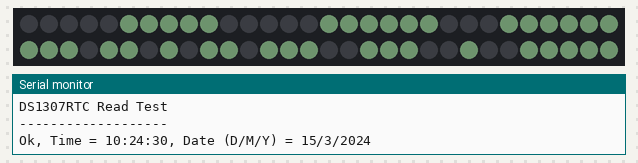
Bench run of a sketch on a simulated Arduino Uno, built with avr-gcc and run on an emulated ATmega328P. Parts: 60 RGB LEDs in strip order, left to right, continuing on the next row, the last lines printed to the serial monitor. Dim RGB values are drawn brighter than linear; the local clock reads 2024-03-15 10:24:30 at power-on unless the sketch sets it; random numbers use the default seed unless the sketch sets one.

Above: at 0.3 s.
At 60.5 s:
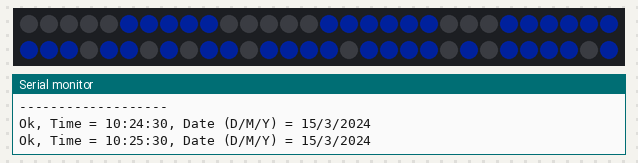
At 120.6 s:
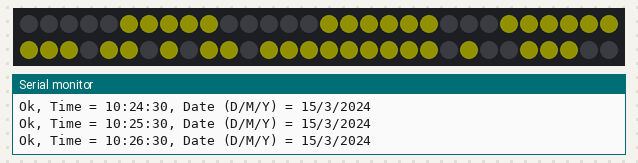

Measured:
- what the display in image 0 shows lasts 60.2 s, from 0.2 s to 60.4 s

The sketch:

neopixel_clock.ino
```cpp
// (licence header left out)
#include <Adafruit_NeoPixel.h>
#include <avr/power.h>

//needed for RTC
#include <DS1307RTC.h>
#include <Time.h>
#include <Wire.h> //I2C library

// Which pin on the Arduino is connected to the NeoPixels?
#define PIN            6

// How many NeoPixels are attached to the Arduino?
#define NUMPIXELS      60

// When we setup the NeoPixel library, we tell it how many pixels, and which pin to use to send signals.
Adafruit_NeoPixel pixels = Adafruit_NeoPixel(NUMPIXELS, PIN, NEO_GRB + NEO_KHZ800);


void setup()
{
  randomSeed(analogRead(0)); // Random seed using "random" value from A0
  pixels.begin(); // This initializes the NeoPixel library.
    Serial.begin(9600);
      //while (!Serial) ; // wait for serial
  delay(200);
  Serial.println("DS1307RTC Read Test");
  Serial.println("-------------------");

}

void loop()
{

  // For a set of NeoPixels the first NeoPixel is 0, second is 1, all the way up to the count of pixels minus one.
//initialize clock
  tmElements_t tm;

     while (1)
    {

      //read clock
      RTC.read(tm);

      //test code for clock

    if (RTC.read(tm)) {
      Serial.print("Ok, Time = ");
      print2digits(tm.Hour);
      Serial.write(':');
      print2digits(tm.Minute);
      Serial.write(':');
      print2digits(tm.Second);
      Serial.print(", Date (D/M/Y) = ");
      Serial.print(tm.Day);
      Serial.write('/');
      Serial.print(tm.Month);
      Serial.write('/');
      Serial.print(tmYearToCalendar(tm.Year));
      Serial.println();
    } else {
      if (RTC.chipPresent()) {
        Serial.println("The DS1307 is stopped.  Please run the SetTime");
        Serial.println("example to initialize the time and begin running.");
        Serial.println();
      } else {
        Serial.println("DS1307 read error!  Please check the circuitry.");
        Serial.println();
      }
    }
     print_time (tm.Hour,tm.Minute,random(30),random(30),random(30));

   /* test code
    for (int i=0; i<24;i++)
    {
     for (int x=0;x<60;x++)
     {
            print_time (i,x,random(30),random(30),random(30));
           // delay (50);
     }
    }
    */


     delay (60000);
     turn_all_off();

}
}

int drawNumber (int number,int place, int red, int green, int blue)
{
int i= (place *15);
switch (number){
 case 0:
 pixels.setPixelColor(i+0, pixels.Color( red, green, blue));
 pixels.setPixelColor(i+1, pixels.Color( red, green, blue));
 pixels.setPixelColor(i+2, pixels.Color( red, green, blue));
 pixels.setPixelColor(i+3, pixels.Color( red, green, blue));
 pixels.setPixelColor(i+4, pixels.Color( red, green, blue));

 pixels.setPixelColor(i+5, pixels.Color( red, green, blue));
 pixels.setPixelColor(i+6, pixels.Color(0,0,0));
 pixels.setPixelColor(i+7, pixels.Color(0,0,0));
 pixels.setPixelColor(i+8, pixels.Color(0,0,0));
 pixels.setPixelColor(i+9, pixels.Color( red, green, blue));

 pixels.setPixelColor(i+10, pixels.Color( red, green, blue));
 pixels.setPixelColor(i+11, pixels.Color( red, green, blue));
 pixels.setPixelColor(i+12, pixels.Color( red, green, blue));
 pixels.setPixelColor(i+13, pixels.Color( red, green, blue));
 pixels.setPixelColor(i+14, pixels.Color( red, green, blue));

 pixels.show();
break ;

 case 1:
// ykkönen
 pixels.setPixelColor(i+0, pixels.Color(0,0,0));
 pixels.setPixelColor(i+1, pixels.Color(0,0,0));
 pixels.setPixelColor(i+2, pixels.Color(0,0,0));
 pixels.setPixelColor(i+3, pixels.Color(0,0,0));
 pixels.setPixelColor(i+4, pixels.Color(0,0,0));

 pixels.setPixelColor(i+5, pixels.Color(red, green, blue));
 pixels.setPixelColor(i+6, pixels.Color(red, green, blue));
 pixels.setPixelColor(i+7, pixels.Color(red, green, blue));
 pixels.setPixelColor(i+8, pixels.Color(red, green, blue));
 pixels.setPixelColor(i+9, pixels.Color(red, green, blue));

 pixels.setPixelColor(i+10, pixels.Color(0,0,0));
 pixels.setPixelColor(i+11, pixels.Color(0,0,0));
 pixels.setPixelColor(i+12, pixels.Color(0,0,0));
 pixels.setPixelColor(i+13, pixels.Color(0,0,0));
 pixels.setPixelColor(i+14, pixels.Color(0,0,0));

 pixels.show();
break ;

case 2:
 pixels.setPixelColor(i+0, pixels.Color(red, green, blue));
 pixels.setPixelColor(i+1, pixels.Color(red, green, blue));
 pixels.setPixelColor(i+2, pixels.Color(red, green, blue));
 pixels.setPixelColor(i+3, pixels.Color(0,0,0));
 pixels.setPixelColor(i+4, pixels.Color(red, green, blue));

 pixels.setPixelColor(i+5, pixels.Color(red, green, blue));
 pixels.setPixelColor(i+6, pixels.Color(0,0,0));
 pixels.setPixelColor(i+7, pixels.Color(red, green, blue));
 pixels.setPixelColor(i+8, pixels.Color(0,0,0));
 pixels.setPixelColor(i+9, pixels.Color(red, green, blue));

 pixels.setPixelColor(i+10, pixels.Color(red, green, blue));
 pixels.setPixelColor(i+11, pixels.Color(0,0,0));
 pixels.setPixelColor(i+12, pixels.Color(red, green, blue));
 pixels.setPixelColor(i+13, pixels.Color(red, green, blue));
 pixels.setPixelColor(i+14, pixels.Color(red, green, blue));

pixels.show();
break;

case 3:
 pixels.setPixelColor(i+0, pixels.Color(red, green, blue));
 pixels.setPixelColor(i+1, pixels.Color(0,0,0));
 pixels.setPixelColor(i+2, pixels.Color(red, green, blue));
 pixels.setPixelColor(i+3, pixels.Color(0,0,0));
 pixels.setPixelColor(i+4, pixels.Color(red, green, blue));

 pixels.setPixelColor(i+5, pixels.Color(red, green, blue));
 pixels.setPixelColor(i+6, pixels.Color(0,0,0));
 pixels.setPixelColor(i+7, pixels.Color(red, green, blue));
 pixels.setPixelColor(i+8, pixels.Color(0,0,0));
 pixels.setPixelColor(i+9, pixels.Color(red, green, blue));

 pixels.setPixelColor(i+10, pixels.Color(red, green, blue));
 pixels.setPixelColor(i+11, pixels.Color(red, green, blue));
 pixels.setPixelColor(i+12, pixels.Color(red, green, blue));
 pixels.setPixelColor(i+13, pixels.Color(red, green, blue));
 pixels.setPixelColor(i+14, pixels.Color(red, green, blue));

pixels.show();
break;


case 4:
 pixels.setPixelColor(i+0, pixels.Color(0,0,0));
 pixels.setPixelColor(i+1, pixels.Color(0,0,0));
 pixels.setPixelColor(i+2, pixels.Color(red, green, blue));
 pixels.setPixelColor(i+3, pixels.Color(red, green, blue));
 pixels.setPixelColor(i+4, pixels.Color(red, green, blue));

 pixels.setPixelColor(i+5, pixels.Color(0,0,0));
 pixels.setPixelColor(i+6, pixels.Color(0,0,0));
 pixels.setPixelColor(i+7, pixels.Color(red, green, blue));
 pixels.setPixelColor(i+8, pixels.Color(0,0,0));
 pixels.setPixelColor(i+9, pixels.Color(0,0,0));

 pixels.setPixelColor(i+10, pixels.Color(red, green, blue));
 pixels.setPixelColor(i+11, pixels.Color(red, green, blue));
 pixels.setPixelColor(i+12, pixels.Color(red, green, blue));
 pixels.setPixelColor(i+13, pixels.Color(red, green, blue));
 pixels.setPixelColor(i+14, pixels.Color(red, green, blue));

pixels.show();
break;


case 5:
 pixels.setPixelColor(i+0, pixels.Color(red, green, blue));
 pixels.setPixelColor(i+1, pixels.Color(0,0,0));
 pixels.setPixelColor(i+2, pixels.Color(red, green, blue));
 pixels.setPixelColor(i+3, pixels.Color(red, green, blue));
 pixels.setPixelColor(i+4, pixels.Color(red, green, blue));

 pixels.setPixelColor(i+5, pixels.Color(red, green, blue));
 pixels.setPixelColor(i+6, pixels.Color(0,0,0));
 pixels.setPixelColor(i+7, pixels.Color(red, green, blue));
 pixels.setPixelColor(i+8, pixels.Color(0,0,0));
 pixels.setPixelColor(i+9, pixels.Color(red, green, blue));

 pixels.setPixelColor(i+10, pixels.Color(red, green, blue));
 pixels.setPixelColor(i+11, pixels.Color(red, green, blue));
 pixels.setPixelColor(i+12, pixels.Color(red, green, blue));
 pixels.setPixelColor(i+13, pixels.Color(0,0,0));
 pixels.setPixelColor(i+14, pixels.Color(red, green, blue));

pixels.show();
break;

case 6:
 pixels.setPixelColor(i+0, pixels.Color(red, green, blue));
 pixels.setPixelColor(i+1, pixels.Color(red, green, blue));
 pixels.setPixelColor(i+2, pixels.Color(red, green, blue));
 pixels.setPixelColor(i+3, pixels.Color(red, green, blue));
 pixels.setPixelColor(i+4, pixels.Color(red, green, blue));

 pixels.setPixelColor(i+5, pixels.Color(red, green, blue));
 pixels.setPixelColor(i+6, pixels.Color(0,0,0));
 pixels.setPixelColor(i+7, pixels.Color(red, green, blue));
 pixels.setPixelColor(i+8, pixels.Color(0,0,0));
 pixels.setPixelColor(i+9, pixels.Color(0,0,0));

 pixels.setPixelColor(i+10, pixels.Color(red, green, blue));
 pixels.setPixelColor(i+11, pixels.Color(red, green, blue));
 pixels.setPixelColor(i+12, pixels.Color(red, green, blue));
 pixels.setPixelColor(i+13, pixels.Color(0,0,0));
 pixels.setPixelColor(i+14, pixels.Color(0,0,0));

pixels.show();
break;

case 7:
 pixels.setPixelColor(i+0, pixels.Color(0,0,0));
 pixels.setPixelColor(i+1, pixels.Color(0,0,0));
 pixels.setPixelColor(i+2, pixels.Color(0,0,0));
 pixels.setPixelColor(i+3, pixels.Color(0,0,0));
 pixels.setPixelColor(i+4, pixels.Color(red, green, blue));

 pixels.setPixelColor(i+5, pixels.Color(0,0,0));
 pixels.setPixelColor(i+6, pixels.Color(0,0,0));
 pixels.setPixelColor(i+7, pixels.Color(0,0,0));
 pixels.setPixelColor(i+8, pixels.Color(0,0,0));
 pixels.setPixelColor(i+9, pixels.Color(red, green, blue));

 pixels.setPixelColor(i+10, pixels.Color(red, green, blue));
 pixels.setPixelColor(i+11, pixels.Color(red, green, blue));
 pixels.setPixelColor(i+12, pixels.Color(red, green, blue));
 pixels.setPixelColor(i+13, pixels.Color(red, green, blue));
 pixels.setPixelColor(i+14, pixels.Color(red, green, blue));

pixels.show();
break;


case 8:
 pixels.setPixelColor(i+0, pixels.Color(red, green, blue));
 pixels.setPixelColor(i+1, pixels.Color(red, green, blue));
 pixels.setPixelColor(i+2, pixels.Color(red, green, blue));
 pixels.setPixelColor(i+3, pixels.Color(red, green, blue));
 pixels.setPixelColor(i+4, pixels.Color(red, green, blue));

 pixels.setPixelColor(i+5, pixels.Color(red, green, blue));
 pixels.setPixelColor(i+6, pixels.Color(0,0,0));
 pixels.setPixelColor(i+7, pixels.Color(red, green, blue));
 pixels.setPixelColor(i+8, pixels.Color(0,0,0));
 pixels.setPixelColor(i+9, pixels.Color(red, green, blue));

 pixels.setPixelColor(i+10, pixels.Color(red, green, blue));
 pixels.setPixelColor(i+11, pixels.Color(red, green, blue));
 pixels.setPixelColor(i+12, pixels.Color(red, green, blue));
 pixels.setPixelColor(i+13, pixels.Color(red, green, blue));
 pixels.setPixelColor(i+14, pixels.Color(red, green, blue));

pixels.show();
break;

case 9:
 pixels.setPixelColor(i+0, pixels.Color(0,0,0));
 pixels.setPixelColor(i+1, pixels.Color(0,0,0));
 pixels.setPixelColor(i+2, pixels.Color(red, green, blue));
 pixels.setPixelColor(i+3, pixels.Color(red, green, blue));
 pixels.setPixelColor(i+4, pixels.Color(red, green, blue));

 pixels.setPixelColor(i+5, pixels.Color(0,0,0));
 pixels.setPixelColor(i+6, pixels.Color(0,0,0));
 pixels.setPixelColor(i+7, pixels.Color(red, green, blue));
 pixels.setPixelColor(i+8, pixels.Color(0,0,0));
 pixels.setPixelColor(i+9, pixels.Color(red, green, blue));

 pixels.setPixelColor(i+10, pixels.Color(red, green, blue));
 pixels.setPixelColor(i+11, pixels.Color(red, green, blue));
 pixels.setPixelColor(i+12, pixels.Color(red, green, blue));
 pixels.setPixelColor(i+13, pixels.Color(red, green, blue));
 pixels.setPixelColor(i+14, pixels.Color(red, green, blue));

pixels.show();
break;


  }
}

void turn_all_off(void)
{

  for(int i=0; i<60; i++)
  {
      pixels.setPixelColor(i, 0);
      pixels.show();

  }

}
void print2digits(int number) {
  if (number >= 0 && number < 10) {
    Serial.write('0');
  }
  Serial.print(number);
}

void print_time (int tunnit, int minuutit, int red, int green, int blue)
{

  if (tunnit >= 0 && tunnit < 10)
  {
   drawNumber (tunnit,1,red,green,blue);
  }
  else if (tunnit >= 10 && tunnit < 20)
 {
      drawNumber ((tunnit-10),1,red,green,blue);
      drawNumber (1,0,red,green,blue);

 }

   else if (tunnit >= 20 && tunnit < 30)
 {
      drawNumber ((tunnit-20),1,red,green,blue);
      drawNumber (2,0,red,green,blue);
 }

  if (minuutit >= 0 && minuutit < 10)
  {
   drawNumber (minuutit,3,red,green,blue);
   drawNumber (0,2,red,green,blue);

  }
  else if (minuutit >= 10 && minuutit < 20)
 {
      drawNumber ((minuutit-10),3,red,green,blue);
      drawNumber (1,2,red,green,blue);

 }

   else if (minuutit >= 20 && minuutit < 30)
 {
      drawNumber ((minuutit-20),3,red,green,blue);
      drawNumber (2,2,red,green,blue);
 }

   else if (minuutit >= 30 && minuutit < 40)
 {
      drawNumber ((minuutit-30),3,red,green,blue);
      drawNumber (3,2,red,green,blue);
 }

   else if (minuutit >= 40 && minuutit < 50)
 {
      drawNumber ((minuutit-40),3,red,green,blue);
      drawNumber (4,2,red,green,blue);
 }

   else if (minuutit >= 50 && minuutit < 60)
 {
      drawNumber ((minuutit-50),3,red,green,blue);
      drawNumber (5,2,red,green,blue);
 }

}
```
